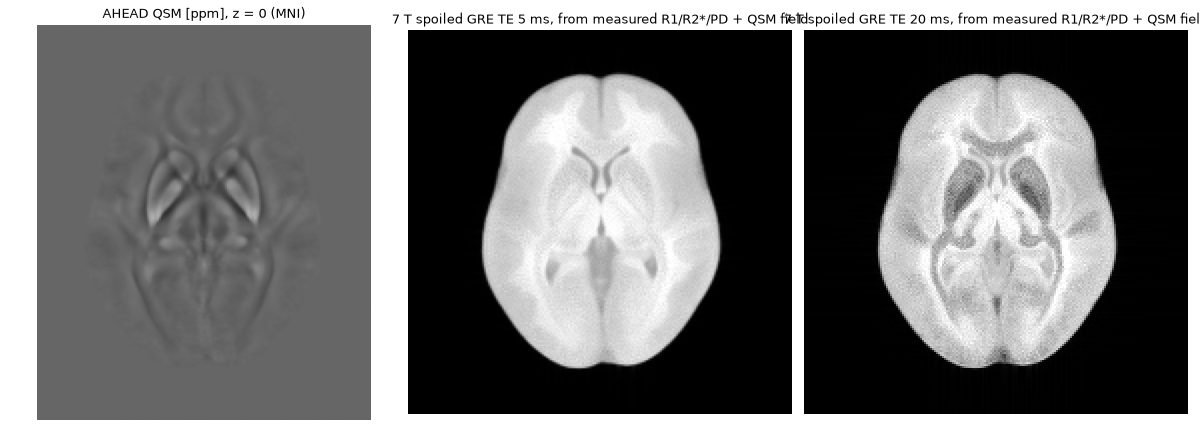

Python code for this plot:
"""AHEAD v3 7 T templates through ``load_ahead``: units, geometry and a measured-map simulation.

Checks (printed; recorded in validation/anatomy/RESULTS.md):

* units: the R1 histogram's white-matter mode and the R2* there against Caan et al. 2019
  (doi:10.1002/hbm.24490, Table 1, MP2RAGEME at 7 T: WM T1 1.19 s, T2* 26.7 ms; GM T1 2.0 s,
  T2* 32.4 ms). Same acquisition family as AHEAD, so this is a units/consistency check, not an
  independent measurement; QSM in the globus pallidus (MNI ~ (+-20, -3, 0) mm) should be a few
  tenths of a ppm positive (iron), which fixes ppm against ppb.
* geometry: the brain centroid in MNI2009b coordinates and the MNI origin inside the brain.
* a 7 T spoiled GRE of an axial slab through the basal ganglia from the measured R1 / R2* /
  relative PD maps, with the QSM-derived field (brain only, relative); T2 an explicit assumption; the
  default T2* policy separates microscopic R2' from the field's own dephasing (32 spins per voxel).

    uv run python validation/anatomy/fetch_ahead.py && uv run python validation/anatomy/anatomy_ahead.py
"""

from __future__ import annotations

import argparse
from pathlib import Path

import numpy as np
import torch

import blochparty as bp
from blochparty.anatomy import AHEAD_R2STAR_ACQUISITION, Distribution, TissueProperties

ROOT = Path(__file__).resolve().parent / "data" / "ahead"


def world(a: bp.Anatomy):
    zz, yy, xx = torch.meshgrid(*(torch.arange(n, dtype=torch.float64) for n in a.shape), indexing="ij")
    return [
        (g * v + o) * 1e3
        for g, v, o in ((xx, a.voxel[2], a.origin[0]), (yy, a.voxel[1], a.origin[1]), (zz, a.voxel[0], a.origin[2]))
    ]  # mm


def main():
    ap = argparse.ArgumentParser()
    ap.add_argument("--root", type=Path, default=ROOT)
    ap.add_argument("--out", type=Path, default=Path("outputs/anatomy_ahead.png"))
    args = ap.parse_args()
    a = bp.load_ahead(args.root)
    m = a.maps["brain_mask"] > 0.5
    r1, r2s, chi = a.maps["R1"][m].numpy(), a.maps["R2star"][m].numpy(), a.chi[m].numpy() * 1e6
    hist, edges = np.histogram(r1, bins=200, range=(0.2, 1.2))
    centres = 0.5 * (edges[1:] + edges[:-1])
    wm_mode = centres[np.argmax(np.where(centres > 0.7, hist, 0))]
    gm_mode = centres[np.argmax(np.where((centres > 0.4) & (centres < 0.65), hist, 0))]
    wm = np.abs(r1 - wm_mode) < 0.02
    gm = np.abs(r1 - gm_mode) < 0.02
    print(
        f"brain voxels {int(m.sum()):,} (1 mm); R1 modes: WM {wm_mode:.3f} /s (T1 {1 / wm_mode:.2f} s; Caan 1.19 s), "
        f"GM {gm_mode:.3f} /s (T1 {1 / gm_mode:.2f} s; Caan 2.0 s)"
    )
    print(
        f"R2* median at those R1: WM {np.median(r2s[wm]):.1f} /s (T2* {1e3 / np.median(r2s[wm]):.1f} ms; Caan 26.7), "
        f"GM {np.median(r2s[gm]):.1f} /s (T2* {1e3 / np.median(r2s[gm]):.1f} ms; Caan 32.4)"
    )
    x, y, z = world(a)
    gp = m & (x.abs() > 10) & (x.abs() < 26) & (y > -14) & (y < 6) & (z.abs() < 6)  # pallidum / putamen box
    print(
        f"QSM: brain 1/50/99 % {np.percentile(chi, [1, 50, 99]).round(3)} ppm; basal-ganglia box 99th percentile "
        f"{float(np.percentile(a.chi[gp].numpy() * 1e6, 99)):.3f} ppm ({int(gp.sum())} voxels)"
    )
    w = m.double()
    c = [float((w * g).sum() / w.sum()) for g in (x, y, z)]
    i = [int(round((0 - o) / v)) for o, v in zip(a.origin, reversed(a.voxel))]
    print(
        f"brain centroid (MNI mm) ({c[0]:.1f}, {c[1]:.1f}, {c[2]:.1f}); MNI origin inside the brain: "
        f"{bool(m[i[2], i[1], i[0]])}"
    )

    # 7 T GRE of a 2 mm slab at z = 0 (basal ganglia), measured R1 / R2* / PD, assumed T2
    note = "Assumption: AHEAD has no R2 map; brain T2 50 ms at 7 T for the demonstration"
    table = {
        7.0: {
            "brain": TissueProperties(
                pd=Distribution(1.0, None, "Assumption: overridden by the PD map", True),
                t1=Distribution(1.5, None, "Assumption: overridden by the R1 map", True),
                t2=Distribution(0.05, None, note, True),
                chi=Distribution(0.0, None, "Assumption: QSM map used", True),
            )
        }
    }
    k0 = int(round((0 - a.origin[2]) / a.voxel[0]))
    # the default T2* policy separates the measured R2* into R2 (assumed T2), the macroscopic part
    # the QSM field causes at AHEAD's acquisition (0.64 mm, TE 3-27.5 ms), and microscopic R2'
    fields = bp.anatomy_field_maps(a, table, 7.0, shim_order=2)
    macro = bp.estimate_macroscopic_r2prime(sum(fm.b0.double() for fm in fields), a.voxel, AHEAD_R2STAR_ACQUISITION)[
        m
    ].numpy()
    total = (a.maps["R2star"][m] - 1 / 0.05).clamp_min(0).numpy()
    print(
        f"macroscopic part of R2* - R2 at the AHEAD acquisition: median {np.median(macro):.2f} /s, 99th "
        f"percentile {np.percentile(macro, 99):.1f} /s (R2* - R2 median {np.median(total):.1f} /s)"
    )
    import matplotlib

    matplotlib.use("Agg")
    import matplotlib.pyplot as plt

    fig, ax = plt.subplots(1, 3, figsize=(15, 5.4))
    ax[0].imshow(a.chi[k0].numpy()[::-1] * 1e6, cmap="gray", vmin=-0.1, vmax=0.15)
    ax[0].set_title("AHEAD QSM [ppm], z = 0 (MNI)")
    for j, (te, label) in enumerate(((5e-3, "TE 5 ms"), (20e-3, "TE 20 ms"))):
        ph = bp.to_phantom(
            a,
            table,
            7.0,
            fov_region=(slice(k0, k0 + 2), slice(None), slice(None)),
            spins_per_voxel=(2, 4, 4),
            shim_order=2,
            field_maps=fields,
            r2star_acquisition=AHEAD_R2STAR_ACQUISITION,
        )
        ph.pos = ph.pos - ph.pos.mean(0)
        seq = bp.gre_2d(192, 0.24, flip_deg=15.0, tr=30e-3, te=te, n_dummy=40)
        if bp.engines.available("gpu"):
            s = bp.simulate(ph.to(torch.float32), seq.to(torch.float32), engine="gpu").signal.to(torch.complex128)
        else:
            s = bp.simulate(ph, seq).signal
        img = bp.reconstruct(s, seq)[0].abs().numpy()
        ax[j + 1].imshow(img[::-1], cmap="gray", vmax=np.percentile(img, 99.5))
        ax[j + 1].set_title(f"7 T spoiled GRE {label}, from measured R1/R2*/PD + QSM field")
    for a_ in ax:
        a_.axis("off")
    plt.tight_layout()
    args.out.parent.mkdir(parents=True, exist_ok=True)
    plt.savefig(args.out, dpi=80)
    print(f"wrote {args.out}")


if __name__ == "__main__":
    main()
